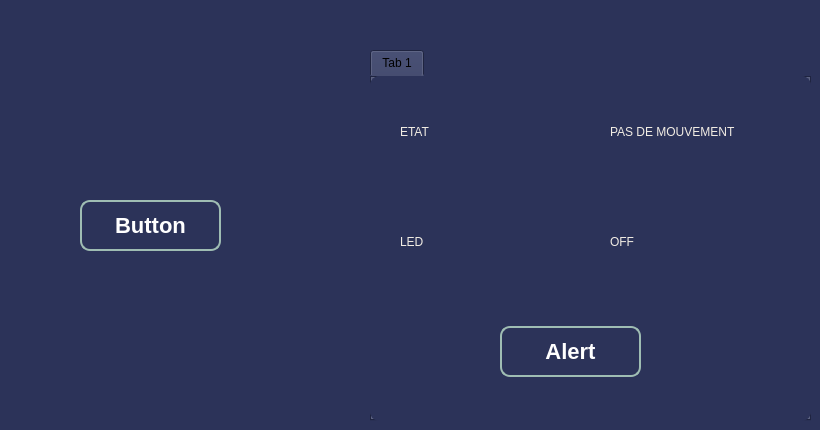
      <widget class="QWidget" name="tab_7">
       <property name="styleSheet">
        <string notr="true">background-color: rgb(44, 51, 89);
border-radius: 10px;
</string>
       </property>
       <attribute name="title">
        <string>Page</string>
       </attribute>
       <widget class="QTabWidget" name="tabWidget_3">
        <property name="geometry">
         <rect>
          <x>370</x>
          <y>50</y>
          <width>441</width>
          <height>371</height>
         </rect>
        </property>
        <property name="styleSheet">
         <string notr="true">background-color: rgb(44, 51, 89);
border-radius: 10px;
</string>
        </property>
        <property name="currentIndex">
         <number>0</number>
        </property>
        <widget class="QWidget" name="tab_8">
         <property name="styleSheet">
          <string notr="true">background-color: rgb(44, 51, 89);
border-radius: 10px;
</string>
         </property>
         <attribute name="title">
          <string>Tab 1</string>
         </attribute>
         <widget class="QPushButton" name="pb_alert_produit">
          <property name="geometry">
           <rect>
            <x>130</x>
            <y>250</y>
            <width>141</width>
            <height>51</height>
           </rect>
          </property>
          <property name="styleSheet">
           <string notr="true">/*-----QPushButton-----*/
QPushButton
{
	background-color: qlineargradient(spread:pad, x1:0, y1:0.511, x2:1, y2:0.511, stop:0 
#92bf91
,stop:0.995192 rgba(0,0,0,0));



	color: #ffffff;
	font-size: 22px;
	font-weight: bold;
	border: 2px solid #9fbdb3;
	border-radius:10px;
	padding: 5px;
	

}

QPushButton::hover
{
background-color: qlineargradient(spread:pad, x1:0, y1:0.511, x2:1, y2:0.511, stop:0 rgba(0, 180, 150, 220),stop:1 rgba(50, 220, 200, 220));

	color: #2C3359; 

}
QPushButton::pressed
{background-color: qlineargradient(stop:0 rgba(0, 207, 179, 255),stop:1 rgba(70, 255, 230, 255));

	color: #2C3359; 

}</string>
          </property>
          <property name="text">
           <string>Alert</string>
          </property>
         </widget>
         <widget class="QLabel" name="label_22">
          <property name="geometry">
           <rect>
            <x>30</x>
            <y>40</y>
            <width>181</width>
            <height>31</height>
           </rect>
          </property>
          <property name="styleSheet">
           <string notr="true">font:  75 24pt &quot;Times New Roman&quot;;
color: rgb(242, 237, 228);</string>
          </property>
          <property name="text">
           <string>ETAT</string>
          </property>
         </widget>
         <widget class="QLabel" name="label_23">
          <property name="geometry">
           <rect>
            <x>240</x>
            <y>40</y>
            <width>181</width>
            <height>31</height>
           </rect>
          </property>
          <property name="styleSheet">
           <string notr="true">font:  75 12pt &quot;Times New Roman&quot;;
color: rgb(242, 237, 228);</string>
          </property>
          <property name="text">
           <string>PAS DE MOUVEMENT</string>
          </property>
         </widget>
         <widget class="QLabel" name="label_24">
          <property name="geometry">
           <rect>
            <x>30</x>
            <y>150</y>
            <width>181</width>
            <height>31</height>
           </rect>
          </property>
          <property name="styleSheet">
           <string notr="true">font:  75 24pt &quot;Times New Roman&quot;;
color: rgb(242, 237, 228);</string>
          </property>
          <property name="text">
           <string>LED</string>
          </property>
         </widget>
         <widget class="QLabel" name="label_25">
          <property name="geometry">
           <rect>
            <x>240</x>
            <y>150</y>
            <width>181</width>
            <height>31</height>
           </rect>
          </property>
          <property name="styleSheet">
           <string notr="true">font:  75 12pt &quot;Times New Roman&quot;;
color: rgb(242, 237, 228);</string>
          </property>
          <property name="text">
           <string>OFF</string>
          </property>
         </widget>
        </widget>
       </widget>
       <widget class="QPushButton" name="pb_ajouter_4">
        <property name="geometry">
         <rect>
          <x>80</x>
          <y>200</y>
          <width>141</width>
          <height>51</height>
         </rect>
        </property>
        <property name="styleSheet">
         <string notr="true">/*-----QPushButton-----*/
QPushButton
{
	background-color: qlineargradient(spread:pad, x1:0, y1:0.511, x2:1, y2:0.511, stop:0 
#92bf91
,stop:0.995192 rgba(0,0,0,0));



	color: #ffffff;
	font-size: 22px;
	font-weight: bold;
	border: 2px solid #9fbdb3;
	border-radius:10px;
	padding: 5px;
	

}

QPushButton::hover
{
background-color: qlineargradient(spread:pad, x1:0, y1:0.511, x2:1, y2:0.511, stop:0 rgba(0, 180, 150, 220),stop:1 rgba(50, 220, 200, 220));

	color: #2C3359; 

}
QPushButton::pressed
{background-color: qlineargradient(stop:0 rgba(0, 207, 179, 255),stop:1 rgba(70, 255, 230, 255));

	color: #2C3359; 

}</string>
        </property>
        <property name="text">
         <string>Button</string>
        </property>
       </widget>
      </widget>
